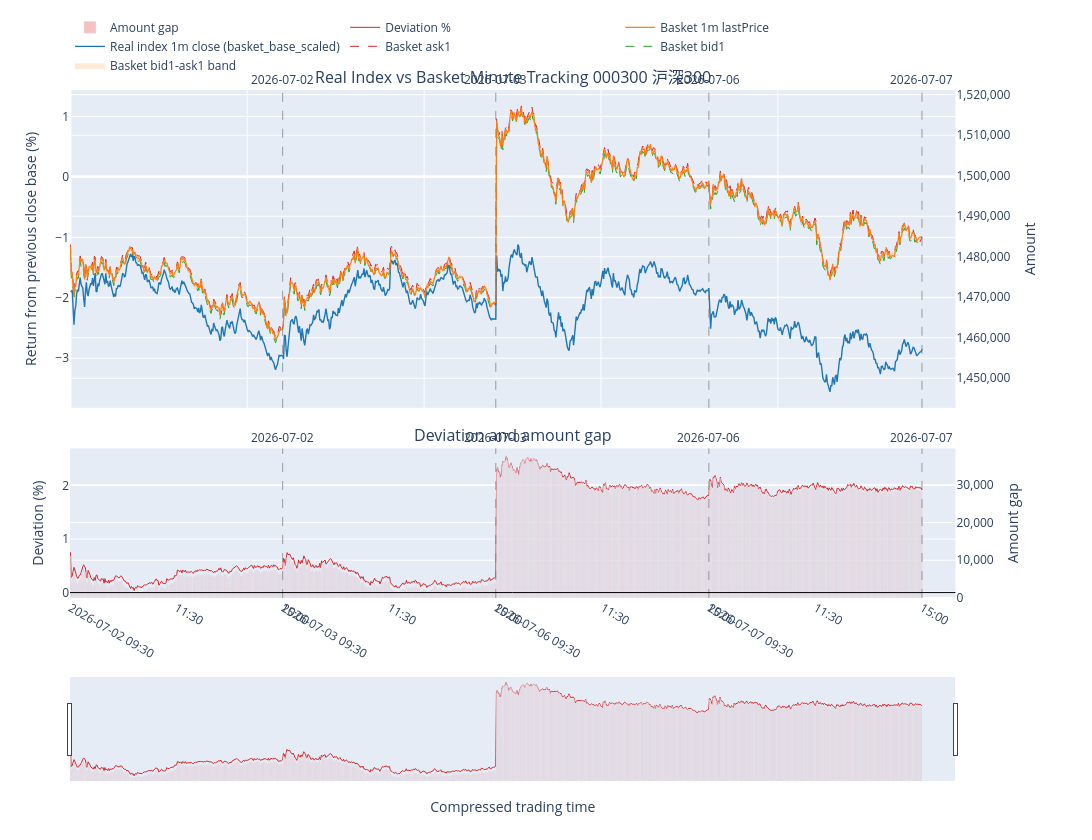

The notebook cell this image was saved under:
### Code cell
print("Baseline date:", baseline_date_dash)
print("Using ETF:", using_etf)
print("Weight source:", weight_source)
print("Close weight data date:", closeweight_data_date)
print("Fitting dates:", fitting_date_ls)
print("Adjusting dates:", adjusting_date_ls)
print("Rule file:", rule_file_path)
print("Target stock value:", target_stock_value)
print("Apply corporate actions:", apply_corporate_actions_to_basket)
print("Adjustment allow over budget:", adjustment_allow_over_budget)
print("Adjustment max over budget ratio:", adjustment_max_over_budget_ratio)
print("Real index price caliber:", real_index_price_caliber)
print("Real index amount mode:", real_index_amount_mode)
print("[Daily Tracking Stats]")
display(df_daily_tracking_stats[[
    "fitting_date",
    "diff_mean_pct",
    "diff_std_pct",
    "diff_max_positive_pct",
    "diff_max_negative_pct",
    "diff_pct95_pct",
    "n_minutes",
    "daily_dividend_cash",
    "cumulative_dividend_cash",
    "corporate_action_enabled",
    "real_index_base_price",
    "real_index_price_caliber",
    "real_index_amount_mode",
]])
print("[Quantity Adjustments]")
display(df_quantity_adjustments.head(20))
print("[Dividend Records]")
display(df_dividend_records.head(20))
print("[Adjustment Summary]")
display(df_adjustment_summary)
print("[Adjustment Trades]")
display(df_adjustment_trades.head(50))
print("[Position Schedule]")
display(df_position_schedule.head(50))
print("[Benchmark Base By Date]")
display(df_benchmark_base_by_date)
display(outputs["matplotlib_fig"])
display(outputs["plotly_fig"])

### Figure 1 — Plotly figure (JSON) as saved in the notebook; plotly's stock layout.template omitted (floating-point values rounded to 4 significant figures; data arrays with more than 128 entries replaced by an {"elided": "..."} marker saying what was removed)
{"data": [{"hoverinfo": "skip", "line": {"width": 0}, "mode": "lines", "showlegend": false, "type": "scatter", "x": {"elided": "964 float values"}, "xaxis": "x", "y": {"elided": "964 float values"}, "yaxis": "y"}, {"customdata": {"elided": "964x1 str values"}, "fill": "tonexty", "fillcolor": "rgba(255,127,14,0.16)", "hovertemplate": "Time=%{customdata[0]}<extra></extra>", "line": {"width": 0}, "mode": "lines", "name": "Basket bid1-ask1 band", "type": "scatter", "x": {"elided": "964 float values"}, "xaxis": "x", "y": {"elided": "964 float values"}, "yaxis": "y"}, {"customdata": {"elided": "964x1 str values"}, "hovertemplate": "Time=%{customdata[0]}<br>Return=%{y:.4f}%<extra></extra>", "line": {"color": "#2ca02c", "dash": "dash", "width": 1}, "mode": "lines", "name": "Basket bid1", "type": "scatter", "x": {"elided": "964 float values"}, "xaxis": "x", "y": {"elided": "964 float values"}, "yaxis": "y"}, {"customdata": {"elided": "964x1 str values"}, "hovertemplate": "Time=%{customdata[0]}<br>Return=%{y:.4f}%<extra></extra>", "line": {"color": "#d62728", "dash": "dash", "width": 1}, "mode": "lines", "name": "Basket ask1", "type": "scatter", "x": {"elided": "964 float values"}, "xaxis": "x", "y": {"elided": "964 float values"}, "yaxis": "y"}, {"customdata": {"elided": "964x2 mixed values"}, "hovertemplate": "Time=%{customdata[0]}<br>Return=%{y:.4f}%<br>Amount=%{customdata[1]:,.2f}<extra></extra>", "line": {"color": "#1f77b4", "width": 1.4}, "mode": "lines", "name": "Real index 1m close (basket_base_scaled)", "type": "scatter", "x": {"elided": "964 float values"}, "xaxis": "x", "y": {"elided": "964 float values"}, "yaxis": "y"}, {"customdata": {"elided": "964x2 mixed values"}, "hovertemplate": "Time=%{customdata[0]}<br>Return=%{y:.4f}%<br>Amount=%{customdata[1]:,.2f}<extra></extra>", "line": {"color": "#ff7f0e", "width": 1.2}, "mode": "lines", "name": "Basket 1m lastPrice", "type": "scatter", "x": {"elided": "964 float values"}, "xaxis": "x", "y": {"elided": "964 float values"}, "yaxis": "y"}, {"hoverinfo": "skip", "line": {"width": 0}, "mode": "lines", "opacity": 0, "showlegend": false, "type": "scatter", "x": {"elided": "964 float values"}, "xaxis": "x", "y": {"elided": "964 float values"}, "yaxis": "y2"}, {"hoverinfo": "skip", "line": {"width": 0}, "mode": "lines", "opacity": 0, "showlegend": false, "type": "scatter", "x": {"elided": "964 float values"}, "xaxis": "x", "y": {"elided": "964 float values"}, "yaxis": "y2"}, {"customdata": {"elided": "964x2 mixed values"}, "hovertemplate": "Time=%{customdata[0]}<br>Deviation=%{y:.4f}%<br>Amount gap=%{customdata[1]:,.2f}<extra></extra>", "line": {"color": "#d62728", "width": 1}, "mode": "lines", "name": "Deviation %", "type": "scatter", "x": {"elided": "964 float values"}, "xaxis": "x2", "y": {"elided": "964 float values"}, "yaxis": "y3"}, {"customdata": {"elided": "964x1 str values"}, "hovertemplate": "Time=%{customdata[0]}<br>Amount gap=%{y:,.2f}<extra></extra>", "marker": {"color": "rgba(214,39,40,0.28)"}, "name": "Amount gap", "type": "bar", "x": {"elided": "964 float values"}, "xaxis": "x2", "y": {"elided": "964 float values"}, "yaxis": "y4"}], "layout": {"annotations": [{"font": {"size": 16}, "showarrow": false, "text": "Real Index vs Basket Minute Tracking 000300 沪深300", "x": 0.47, "xanchor": "center", "xref": "paper", "y": 1, "yanchor": "bottom", "yref": "paper"}, {"font": {"size": 16}, "showarrow": false, "text": "Deviation and amount gap", "x": 0.47, "xanchor": "center", "xref": "paper", "y": 0.2944, "yanchor": "bottom", "yref": "paper"}, {"showarrow": false, "text": "2026-07-02", "x": 240, "xanchor": "center", "xref": "x", "y": 1, "yanchor": "bottom", "yref": "y domain"}, {"showarrow": false, "text": "2026-07-02", "x": 240, "xanchor": "center", "xref": "x2", "y": 1, "yanchor": "bottom", "yref": "y3 domain"}, {"showarrow": false, "text": "2026-07-03", "x": 481, "xanchor": "center", "xref": "x", "y": 1, "yanchor": "bottom", "yref": "y domain"}, {"showarrow": false, "text": "2026-07-03", "x": 481, "xanchor": "center", "xref": "x2", "y": 1, "yanchor": "bottom", "yref": "y3 domain"}, {"showarrow": false, "text": "2026-07-06", "x": 722, "xanchor": "center", "xref": "x", "y": 1, "yanchor": "bottom", "yref": "y domain"}, {"showarrow": false, "text": "2026-07-06", "x": 722, "xanchor": "center", "xref": "x2", "y": 1, "yanchor": "bottom", "yref": "y3 domain"}, {"showarrow": false, "text": "2026-07-07", "x": 963, "xanchor": "center", "xref": "x", "y": 1, "yanchor": "bottom", "yref": "y domain"}, {"showarrow": false, "text": "2026-07-07", "x": 963, "xanchor": "center", "xref": "x2", "y": 1, "yanchor": "bottom", "yref": "y3 domain"}], "height": 840, "hovermode": "x unified", "legend": {"orientation": "h", "x": 0, "xanchor": "left", "y": 1.02, "yanchor": "bottom"}, "margin": {"b": 60, "l": 70, "r": 80, "t": 90}, "shapes": [{"line": {"color": "rgba(120,120,120,0.7)", "dash": "dash", "width": 1}, "type": "line", "x0": 240, "x1": 240, "xref": "x", "y0": 0, "y1": 1, "yref": "y domain"}, {"line": {"color": "rgba(120,120,120,0.7)", "dash": "dash", "width": 1}, "type": "line", "x0": 240, "x1": 240, "xref": "x2", "y0": 0, "y1": 1, "yref": "y3 domain"}, {"line": {"color": "rgba(120,120,120,0.7)", "dash": "dash", "width": 1}, "type": "line", "x0": 481, "x1": 481, "xref": "x", "y0": 0, "y1": 1, "yref": "y domain"}, {"line": {"color": "rgba(120,120,120,0.7)", "dash": "dash", "width": 1}, "type": "line", "x0": 481, "x1": 481, "xref": "x2", "y0": 0, "y1": 1, "yref": "y3 domain"}, {"line": {"color": "rgba(120,120,120,0.7)", "dash": "dash", "width": 1}, "type": "line", "x0": 722, "x1": 722, "xref": "x", "y0": 0, "y1": 1, "yref": "y domain"}, {"line": {"color": "rgba(120,120,120,0.7)", "dash": "dash", "width": 1}, "type": "line", "x0": 722, "x1": 722, "xref": "x2", "y0": 0, "y1": 1, "yref": "y3 domain"}, {"line": {"color": "rgba(120,120,120,0.7)", "dash": "dash", "width": 1}, "type": "line", "x0": 963, "x1": 963, "xref": "x", "y0": 0, "y1": 1, "yref": "y domain"}, {"line": {"color": "rgba(120,120,120,0.7)", "dash": "dash", "width": 1}, "type": "line", "x0": 963, "x1": 963, "xref": "x2", "y0": 0, "y1": 1, "yref": "y3 domain"}, {"line": {"color": "black", "width": 1}, "type": "line", "x0": 0, "x1": 1, "xref": "x2 domain", "y0": 0, "y1": 0, "yref": "y3"}], "width": 1350, "xaxis": {"anchor": "y", "domain": [0, 0.94], "matches": "x2", "showticklabels": false}, "xaxis2": {"anchor": "y3", "domain": [0, 0.94], "rangeslider": {"visible": true}, "tickmode": "array", "ticktext": ["2026-07-02\n09:30", "11:30", "15:00", "2026-07-03\n09:30", "11:30", "15:00", "2026-07-06\n09:30", "11:30", "15:00", "2026-07-07\n09:30", "11:30", "15:00"], "tickvals": [0, 120, 240, 241, 361, 481, 482, 602, 722, 723, 843, 963], "title": {"text": "Compressed trading time"}}, "yaxis": {"anchor": "x", "domain": [0.3744, 1], "title": {"text": "Return from previous close base (%)"}}, "yaxis2": {"anchor": "x", "overlaying": "y", "side": "right", "tickformat": ",.0f", "title": {"text": "Amount"}}, "yaxis3": {"anchor": "x2", "domain": [0, 0.2944], "title": {"text": "Deviation (%)"}}, "yaxis4": {"anchor": "x2", "overlaying": "y3", "side": "right", "tickformat": ",.0f", "title": {"text": "Amount gap"}}}}
